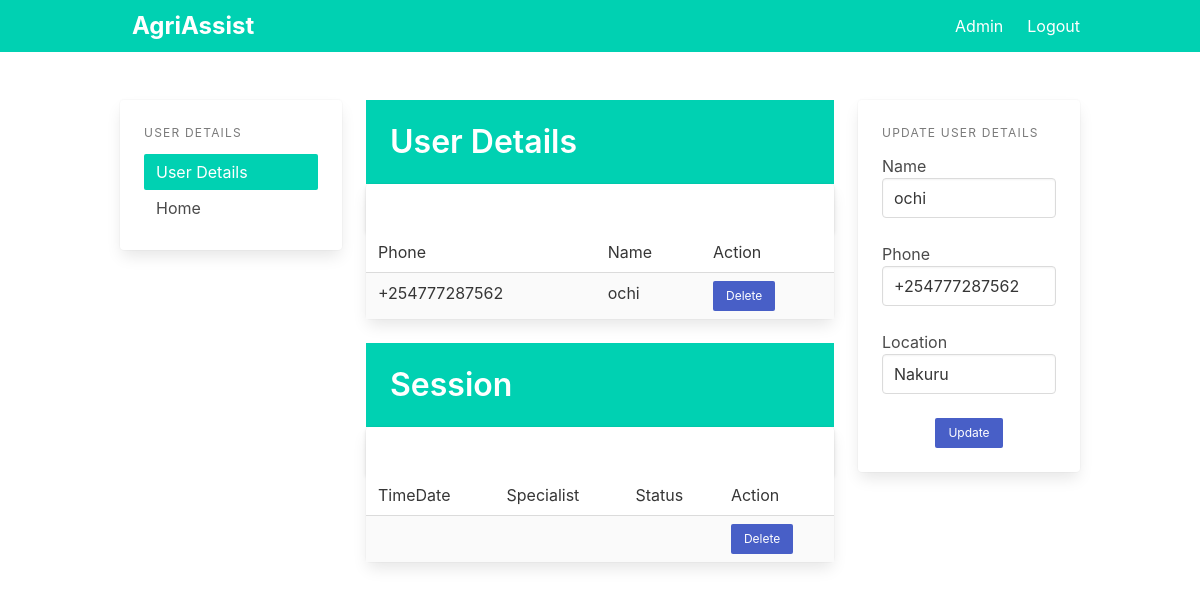
Screenshot of /user/1 (signed in) with the database file from the repository.
### app/models.py (models this page shows)
class User(db.Model):
    id = db.Column(db.Integer, primary_key=True)
    phone = db.Column(db.String(15), unique=True)
    name = db.Column(db.String(100))
    location = db.Column(db.String(100))

### app/pages.py (the view)
@page.route('/user/<id>', methods=['POST', 'GET'])
@login_required
def view_user(id):
    user = User.query.filter_by(id=id).first_or_404()
    return render_template('user.html', user=user)

### app/templates/user.html (shortened to what this page needs)
{% extends "base.html" %}
{% block content %}
<div class="columns">
	<div class="column is-3">
		<div class="card">
			<aside class="menu is-hidden-mobile card-content">
				<p class="menu-label">
					User Details
				</p>
				<ul class="menu-list">
					<li><a class="has-background-primary has-text-white">User Details</a></li>
					<li><a href="{{ url_for('page.index') }}">Home</a></li>
				</ul>
			</aside>
		</div>
	</div>
	<div class="column is-6">
		<section class="hero is-primary welcome is-small">
			<div class="hero-body">
				<div class="">
					<h1 class="title">
						User Details
					</h1>
				</div>
			</div>
		</section>
		<div class="is-3">
			<div class="card events-card">
				<header class="card-header">
					<a href="#" class="card-header-icon" aria-label="more options">
						<span class="icon">
						</span>
					</a>
				</header>
				<div class="card-table">
					<div class="content">
						<table class="table is-fullwidth is-striped">
							<tbody>
								<tr>
									<td>Phone</td>
									<td>Name</td>
									<td>Action</td>
								</tr>
								<tr>
									<td>{{user.phone}}</td>
									<td>{{user.name}}</td>
									<td><a class="button is-link is-small" href="/delete/{{user.id}}">Delete</a>
									</td>
								</tr>
							</tbody>
						</table>
					</div>
				</div>
			</div>
		</div>
		<br />
		<section class="hero is-primary welcome is-small">
			<div class="hero-body">
				<div class="container">
					<h1 class="title">
						Session
					</h1>
				</div>
			</div>
		</section>
		<div class="is-3">
			<div class="card events-card">
				<header class="card-header">
					<a href="#" class="card-header-icon" aria-label="more options">
						<span class="icon">
						</span>
					</a>
				</header>
				<div class="card-table">
					<div class="content">
						<table class="table is-fullwidth is-striped">
							<tbody>
								<tr>
									<td>TimeDate</td>
									<td>Specialist</td>
									<td>Status</td>
									<td>Action</td>
								</tr>
								<tr>
									<td>{{user.timedate}}</td>
									<td>{{user.specialist}}</td>
									<td>{{user.status}}</td>
									<td><a class="button is-primary is-link is-small" href="/delete/{{user.id}}">Delete</a></td>
								</tr>
							</tbody>
						</table>
					</div>
				</div>
			</div>
		</div>
	</div>
	<div class="column is-3">
		<div class="card">
			<div class="card-content">
				<div class="content">
					<aside class="menu is-hidden-mobile">
						<p class="menu-label">
							Update User Details
						</p>
						<div class="file is-centered is-boxed is-success has-name">
							<label class="file-label">
								<form action="{{ url_for('page.update_user', id=user.id) }}" method="POST">
									<div class="control">
										<label>Name</label>
										<input class="input" type="text" value="{{user.name}}" name="name">
									</div>
									<br />
									<div class="control">
										<label>Phone</label>
										<input class="input" type="text" value="{{user.phone}}" name="phone">
									</div>
									<br>
									<div class="control">
										<label>Location</label>
										<input class="input" type="text" value="{{user.location}}" name="location">
									</div>
									<br />
									<div class="field is-grouped is-grouped-centered">
										<p class="control">
											<input type="submit" value="Update" class="button is-primary is-link is-small">
										</p>
									</div>
								</form>
							</label>
						</div>
					</aside>
				</div>
			</div>
		</div>
	</div>
</div>
{% endblock %}

### rows the page displays
User: phone "+254777287562", name "ochi", location "Nakuru"
